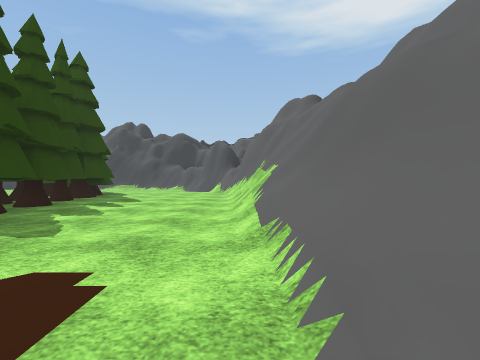
[1] (above)

24 first-person views from a walk through a scene from a Unity 3-D project. The camera is 1.2 m above the floor, looks level and sees 90° across. The floor is counted in squares, 2 m on a side. Each view is taken from the middle of a square. On the plan, view 1 faces up. The plan holds only what a view shows up to about 9 squares ahead; the rest is blank. The place goes on beyond the plan. Some animated figures are not drawn. Some surface patterns are stand-ins.

[2]
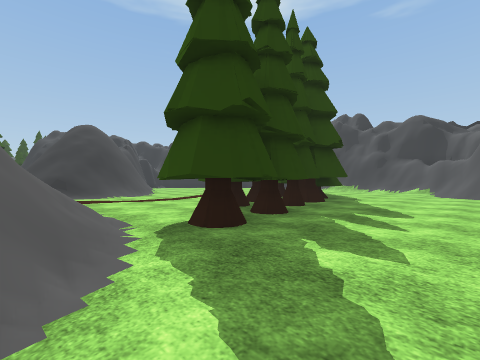

[3]
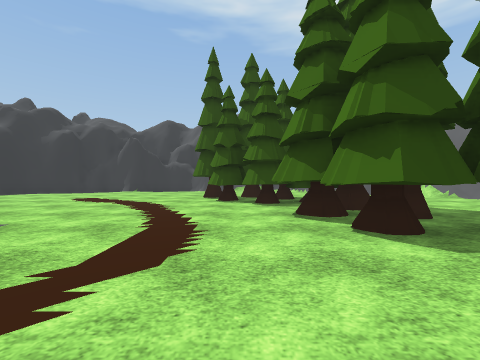

[4]
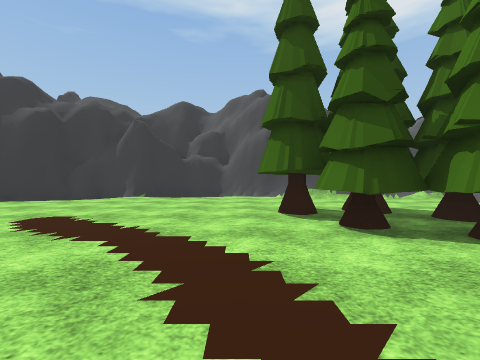

[5]
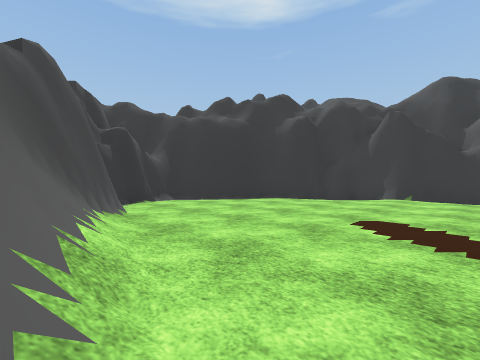

[6]
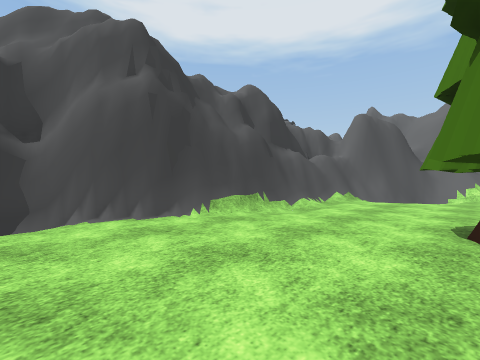

[7]
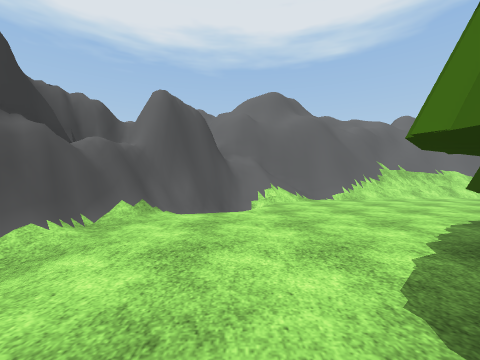

[8]
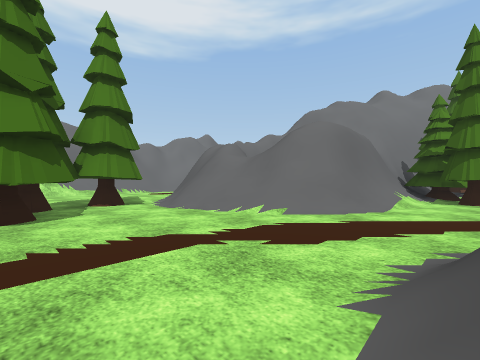

[9]
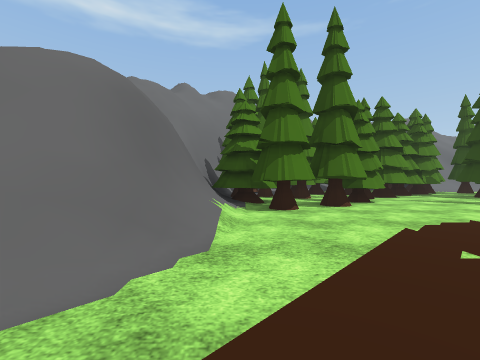

[10]
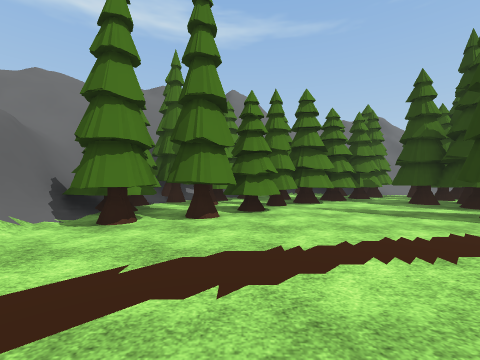

[11]
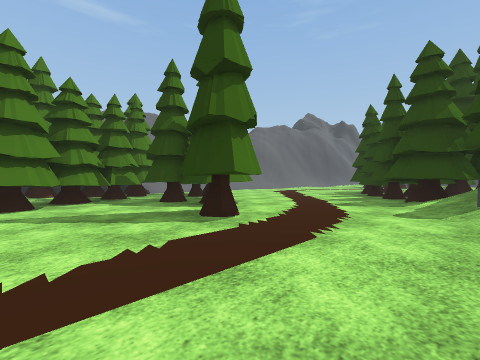

[12]
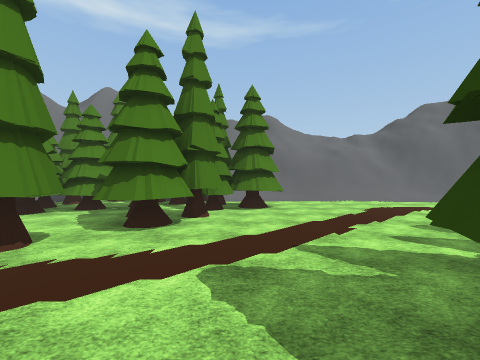

[13]
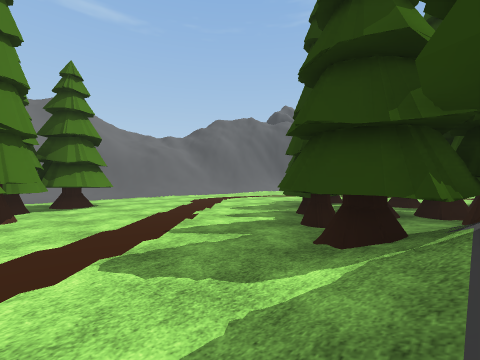

[14]
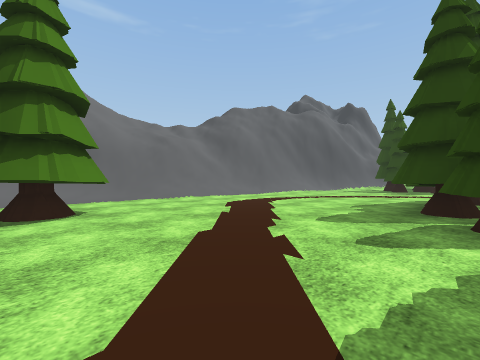

[15]
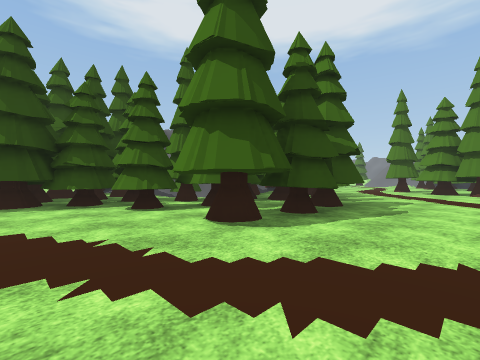

[16]
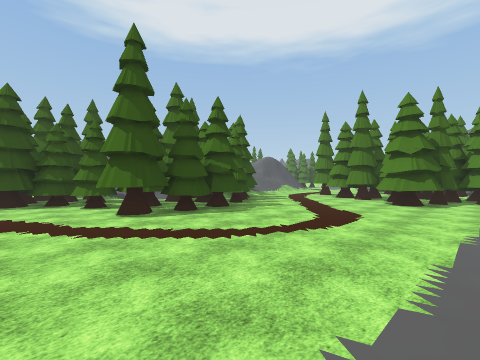

[17]
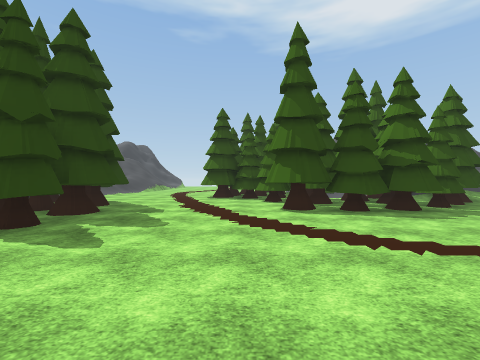

[18]
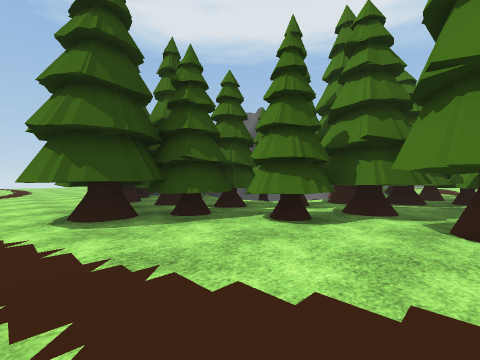

[19]
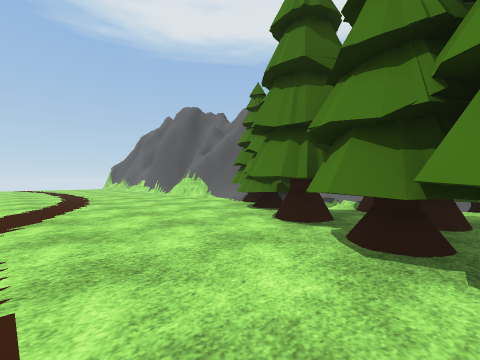

[20]
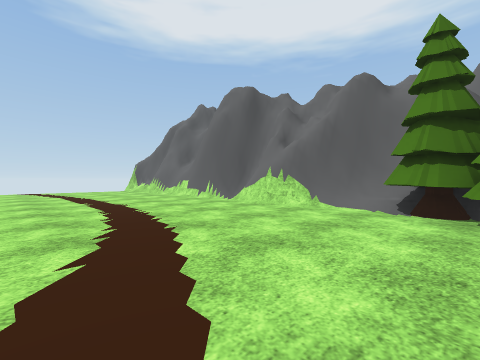

[21]
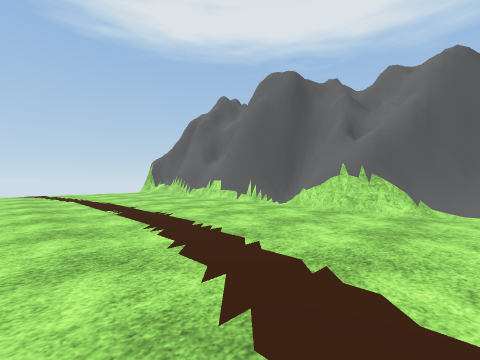

[22]
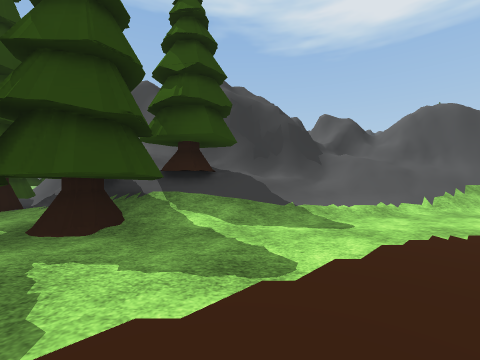

[23]
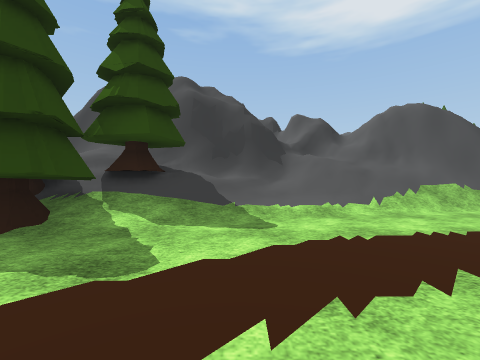

[24]
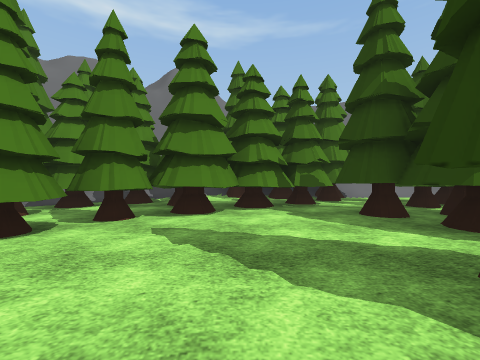

### Floor plan
Key: @ floor where view 1 was taken; # wall or solid block; . main floor; - floor 0.25 m lower than the main floor; : floor 0.75 m higher than the main floor; + floor 2.5 m higher than the main floor; * floor 5.75 m higher than the main floor; % floor 8.5 m higher than the main floor; & floor 9.5 m higher than the main floor; / step, stairs or slope; = window, fence, low wall or low ledge; v drop or lower ground; T tree; O other object.
Columns run from 34 left of view 1 to 2 right of it. Each row starts with its distance up from view 1.
 16 .....##           ####///#######
 15 ...../#          ## .......////##
 14 ...../#         ##............./###
 13 ...../#        ##..............//##
 12 .....##        #.........TTT...../#
 11 .....##        #.........TTTT..../#
 10 .....=#        #.........TTTT.....#
  9 ......#        #...........TTT....#
  8 .....T##         ##//......TTT....##
  7 ....TT            ### /....TTT....##
  6 ....TT:                /...TTTT.../#
  5 ...TTTT##       ####  #/.....T..../#
  4 ..TTTTT#####  ###/#####=.....TT.../#
  3 ..TTTT.Tv =#####///####.../////.../##
  2  .TTTTT-TTT T/////// / ..//==##/...##
  1  ..TTTTTTTTTT///.........##=+##  ../
  0 ....TTTTTTTTT/...........##       @
 -1 .....TTTTTTT.............#
 -2 ....TTTTTT......TT....TT.#
 -3 T....TTTT......TT....TTTT#
 -4 ..............TTT...TTTTT#
 -5 T.............TTT..TTTTTTTv*=
 -6 .............TTTTTTTTTTTTvvv#
 -7  ...........TTTTTTTTTTTTT  %&
 -8   ..........TTTTTTTTTTTT
 -9   ////../.....TTTTTTTO  vv
-10         //////TTTTTT     v

Positions as (right, up) in squares from view 1, and headings:
1: (0, 0), facing up
2: (-2, 2), facing up-left
3: (-8, 3), facing up
4: (-10, 7), facing up
5: (-12, 7), facing up-left
6: (-11, 12), facing up-right
7: (-8, 13), facing right
8: (-11, 6), facing down-right
9: (-10, 3), facing down
10: (-13, 2), facing down
11: (-15, 1), facing down-left
12: (-21, 1), facing down
13: (-20, 1), facing down-left
14: (-21, -2), facing down-left
15: (-32, -5), facing up-right
16: (-32, -9), facing up-right
17: (-31, -9), facing up
18: (-33, -2), facing up-right
19: (-34, 3), facing up-right
20: (-34, 7), facing up-right
21: (-34, 9), facing up-right
22: (-21, -3), facing up
23: (-20, -3), facing up
24: (-16, -1), facing down
